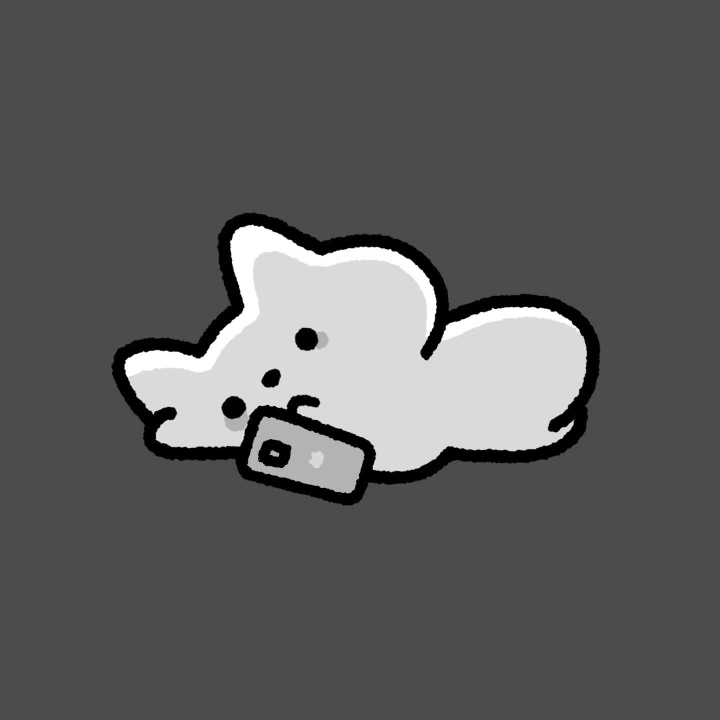
#> input picture Lab-chap3p2/data/input/meme.jpg, 1440 x 1440 px (shown at 1/2 size)
$ python prepare_dataset.py
#> lines starting #> are read from the running program, lines starting #| are printed output that depends on the picture
# -*- coding: utf-8 -*-
"""
Chuẩn bị dữ liệu cho Bài thực hành 4 — Wavelet Hashing (Thành viên 1: Thông)

Mục đích: Tạo tập ảnh gồm:
  - Nhóm "similar": cùng đối tượng, biến đổi góc/nhiễu/độ sáng (ảnh giống nhau).
  - Nhóm "different": đối tượng khác hẳn (ảnh khác nhau).

Cấu trúc thư mục sau khi chạy:
  Lab-chap3p2/data/input/
    ├── similar/       # 18 ảnh: biến thể của meme.jpg (rotate, noise, blur, brightness)
    └── different/     # 6 ảnh: memetest + 5 ảnh nhiễu tổng hợp (khác hẳn meme)

Tổng cộng: 24 ảnh (>= mức tối thiểu 20-30 ảnh theo yêu cầu).

Cách chạy:
    python notebook/prepare_dataset.py
"""
import os
import cv2
import numpy as np

# --- Đường dẫn gốc (Lab-chap3p2) ---
BASE_DIR = os.path.dirname(os.path.dirname(os.path.abspath(__file__)))
INPUT_DIR = os.path.join(BASE_DIR, "data", "input")

SRC_SIMILAR = os.path.join(INPUT_DIR, "meme.jpg")       # ảnh gốc nhóm giống
SRC_DIFFERENT = os.path.join(INPUT_DIR, "memetest.jpg")  # ảnh gốc nhóm khác

SIMILAR_DIR = os.path.join(INPUT_DIR, "similar")
DIFFERENT_DIR = os.path.join(INPUT_DIR, "different")


def ensure_dirs():
    """Tạo các thư mục con nếu chưa tồn tại."""
    os.makedirs(SIMILAR_DIR, exist_ok=True)
    os.makedirs(DIFFERENT_DIR, exist_ok=True)


def read_gray(path, size=(256, 256)):
    """Đọc ảnh, chuyển xám, resize chuẩn 256x256 (chống lỗi Unicode path bằng imdecode)."""
#> called with path = 'Lab-chap3p2/data/input/meme.jpg', size = (256, 256)
    data = np.fromfile(path, dtype=np.uint8)
    img = cv2.imdecode(data, cv2.IMREAD_GRAYSCALE)
#> img is the input picture: shape (1440, 1440); min 0, max 255, mean 91.8
    if img is None:
        raise FileNotFoundError(path)
    return cv2.resize(img, size, interpolation=cv2.INTER_AREA)
#> call 2 of read_gray, with path = 'Lab-chap3p2/data/input/memetest.jpg', size = (256, 256)
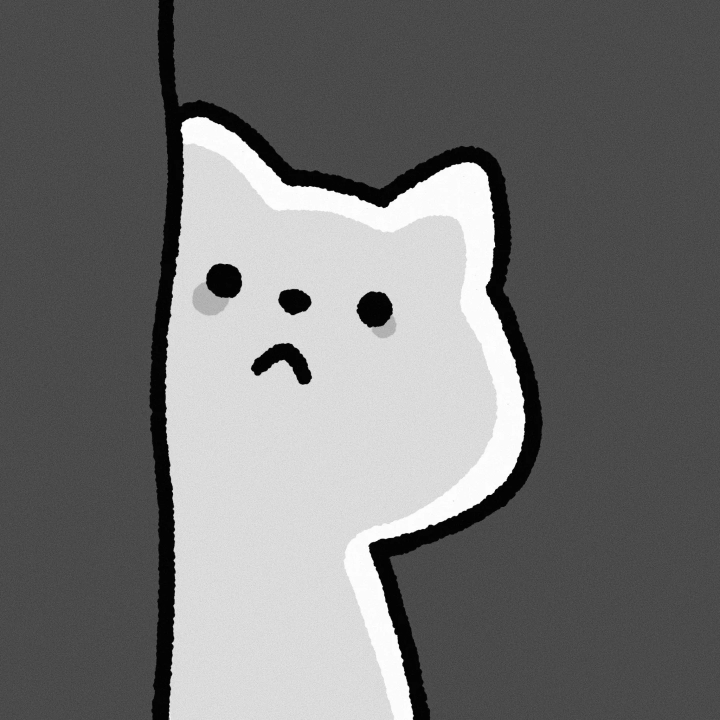
#> input picture Lab-chap3p2/data/input/memetest.jpg, 1440 x 1440 px (shown at 1/2 size)
#> in read_gray, img is the input picture: shape (1440, 1440); min 0, max 255, mean 115


def save(img, folder, name):
    """Lưu ảnh (encode rồi tofile để hỗ trợ tên file tiếng Việt trên Windows)."""
    out = os.path.join(folder, name)
    ok, buf = cv2.imencode(".png", img)
    if ok:
        buf.tofile(out)
    return out


def make_similar(img, output_dir):
    """
    Tạo các biến thể "giống nhau" từ 1 ảnh gốc:
      - xoay góc ±5°, ±15°
      - scale (zoom in/out nhẹ)
      - nhiễu Gaussian & salt-pepper
      - làm mờ Gaussian
      - thay đổi độ sáng
    """
#> called with output_dir = 'Lab-chap3p2/data/input/similar'
    paths = []
    h, w = img.shape
#> h = 256; w = 256

    # 1. Xoay góc nhỏ (rotate): cùng đối tượng, góc khác nhau
    for angle in (5, 15, -5, -15):
        M = cv2.getRotationMatrix2D((w / 2, h / 2), angle, 1.0)
        rotated = cv2.warpAffine(img, M, (w, h), borderMode=cv2.BORDER_REFLECT)
        paths.append(save(rotated, output_dir, f"similar_meme_rot{angle}.png"))
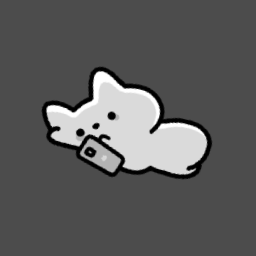
#> rotated: shape (256, 256); min 0, max 255, mean 91.8
#> after the loop, paths = 4 items

    # 2. Scale (zoom): thu/phóng nhẹ quanh tâm
    for scale in (0.9, 1.1):
        M = cv2.getRotationMatrix2D((w / 2, h / 2), 0, scale)
        scaled = cv2.warpAffine(img, M, (w, h))
        paths.append(save(scaled, output_dir, f"similar_meme_scale{int(scale*100)}.png"))
#> after the loop, paths = 6 items

    # 3. Nhiễu Gaussian (nhiễu cộng) & salt-pepper
    gauss = np.clip(img.astype(np.float32) + np.random.normal(0, 15, img.shape), 0, 255).astype(np.uint8)
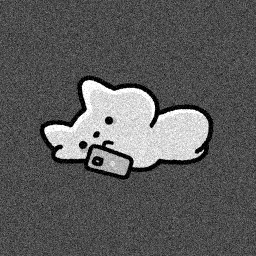
#> gauss: shape (256, 256); min 0, max 255, mean 91.4
    paths.append(save(gauss, output_dir, "similar_meme_gauss15.png"))

    sp = img.copy()
    rng = np.random.default_rng(42)
    n_pixels = int(sp.size * 0.03)
#> n_pixels = 1966
    coords = rng.choice(sp.size, n_pixels, replace=False)
    sp.flat[coords] = rng.integers(0, 2, n_pixels) * 255
    paths.append(save(sp, output_dir, "similar_meme_saltpepper3.png"))
#> sp: shape (256, 256); min 0, max 255, mean 92.9

    # 4. Làm mờ Gaussian (blur nhẹ)
    blurred = cv2.GaussianBlur(img, (5, 5), 1.0)
    paths.append(save(blurred, output_dir, "similar_meme_blur.png"))

    # 5. Thay đổi độ sáng
    bright = cv2.convertScaleAbs(img, alpha=1.0, beta=30)
    paths.append(save(bright, output_dir, "similar_meme_bright30.png"))

    # 6. Thay đổi độ tương phản
    contrast = cv2.convertScaleAbs(img, alpha=1.5, beta=0)
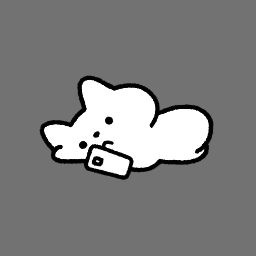
#> contrast: shape (256, 256); min 0, max 255, mean 128.2
    paths.append(save(contrast, output_dir, "similar_meme_contrast1p5.png"))

    # 7. Crop trung tâm rồi phóng lại (cùng đối tượng, khung khác)
    crop = img[int(h*0.1):int(h*0.9), int(w*0.1):int(w*0.9)]
    crop = cv2.resize(crop, (w, h), interpolation=cv2.INTER_AREA)
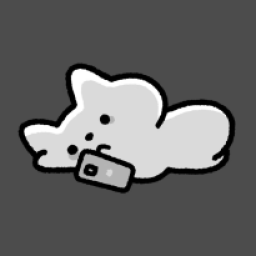
#> crop: shape (256, 256); min 0, max 255, mean 100.6
    paths.append(save(crop, output_dir, "similar_meme_crop10.png"))

    # 8. Làm mờ mạnh hơn (blur rõ rệt)
    blur2 = cv2.GaussianBlur(img, (9, 9), 3.0)
    paths.append(save(blur2, output_dir, "similar_meme_blur9x9.png"))

    # 9. Lật ngang (mirror) — cùng đối tượng, hướng nhìn khác
    flipped = cv2.flip(img, 1)
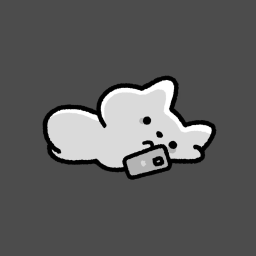
#> flipped: shape (256, 256); min 0, max 255, mean 91.8
    paths.append(save(flipped, output_dir, "similar_meme_flip_h.png"))

    # 10. Xoay thêm 2 góc (30°, 45°) — mở rộng miền góc
    for angle in (30, 45):
        M = cv2.getRotationMatrix2D((w / 2, h / 2), angle, 1.0)
        rotated = cv2.warpAffine(img, M, (w, h), borderMode=cv2.BORDER_REFLECT)
        paths.append(save(rotated, output_dir, f"similar_meme_rot{angle}.png"))
#> this loop made 2 passes
#> pass 2, in make_similar, `rotated = cv2.warpAffine(img, M, (w, h), borderMode=cv2.BORDER_REFLECT)`:
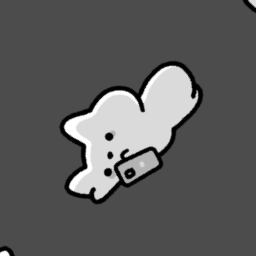
#> rotated: shape (256, 256); min 0, max 255, mean 91.8
#> after the loop, paths = 16 items

    return paths


def make_different(img_memetest, output_dir):
    """
    Tạo nhóm "khác nhau": các ảnh có nội dung KHÁC HẲN meme.jpg.

    Ghi chú: theo đề bài, nhóm "không tương tự" nên dùng ẢNH THẬT do người
    dùng tự chụp (bất kỳ đối tượng nào khác hẳn: bàn phím, con mèo, cuốn sách...).
    Script này giữ memetest làm ảnh mặc định; người dùng có thể bổ sung thêm
    các file `different_*.jpg/png` vào thư mục data/input/different/.
    """
    paths = [save(img_memetest, output_dir, "different_memetest.png")]

    # Nếu người dùng đã bỏ thêm ảnh thật khác vào thư mục, script sẽ không
    # đè lên chúng. (Đây chỉ là phần sinh ảnh mặc định.)
    return paths


def main():
    ensure_dirs()

    img_similar = read_gray(SRC_SIMILAR)
    img_different = read_gray(SRC_DIFFERENT)

    sim = make_similar(img_similar, SIMILAR_DIR)
#> sim = 16 items
    dif = make_different(img_different, DIFFERENT_DIR)
#> dif = 1 item

    print(f"similar   : {len(sim)} anh  -> {SIMILAR_DIR}")
#| similar   : 16 anh  -> Lab-chap3p2/data/input/similar
    print(f"different : {len(dif)} anh  -> {DIFFERENT_DIR}")
#| different : 1 anh  -> Lab-chap3p2/data/input/different
    print(f"TOTAL     : {len(sim) + len(dif)} anh")
#| TOTAL     : 17 anh

    # Kiểm tra lại: mọi ảnh đều đọc được
    for p in sim + dif:
        assert read_gray(p) is not None, p
    print("[OK] Tat ca anh deu doc duoc.")


if __name__ == "__main__":
    main()
